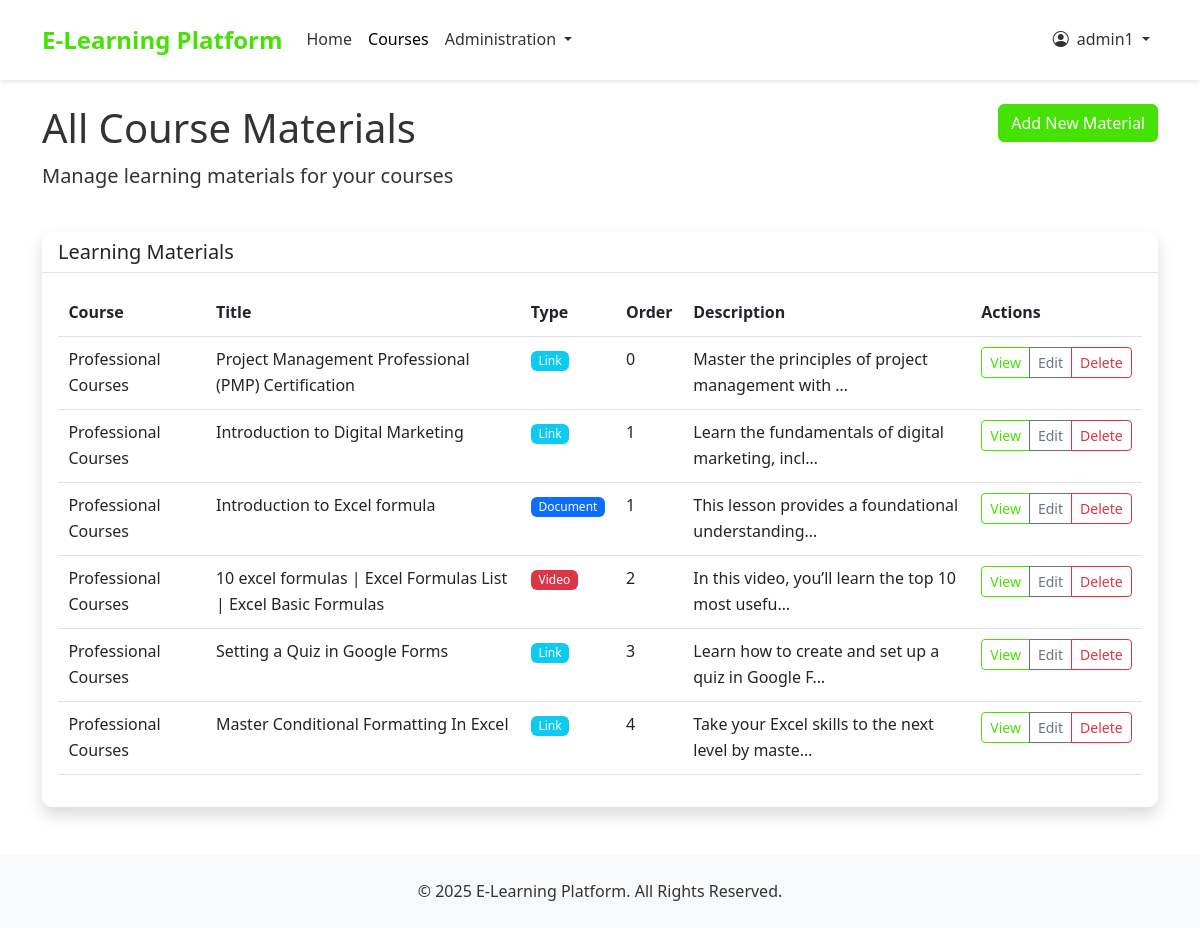
The app's page /courses/materials/ (signed in), older data.
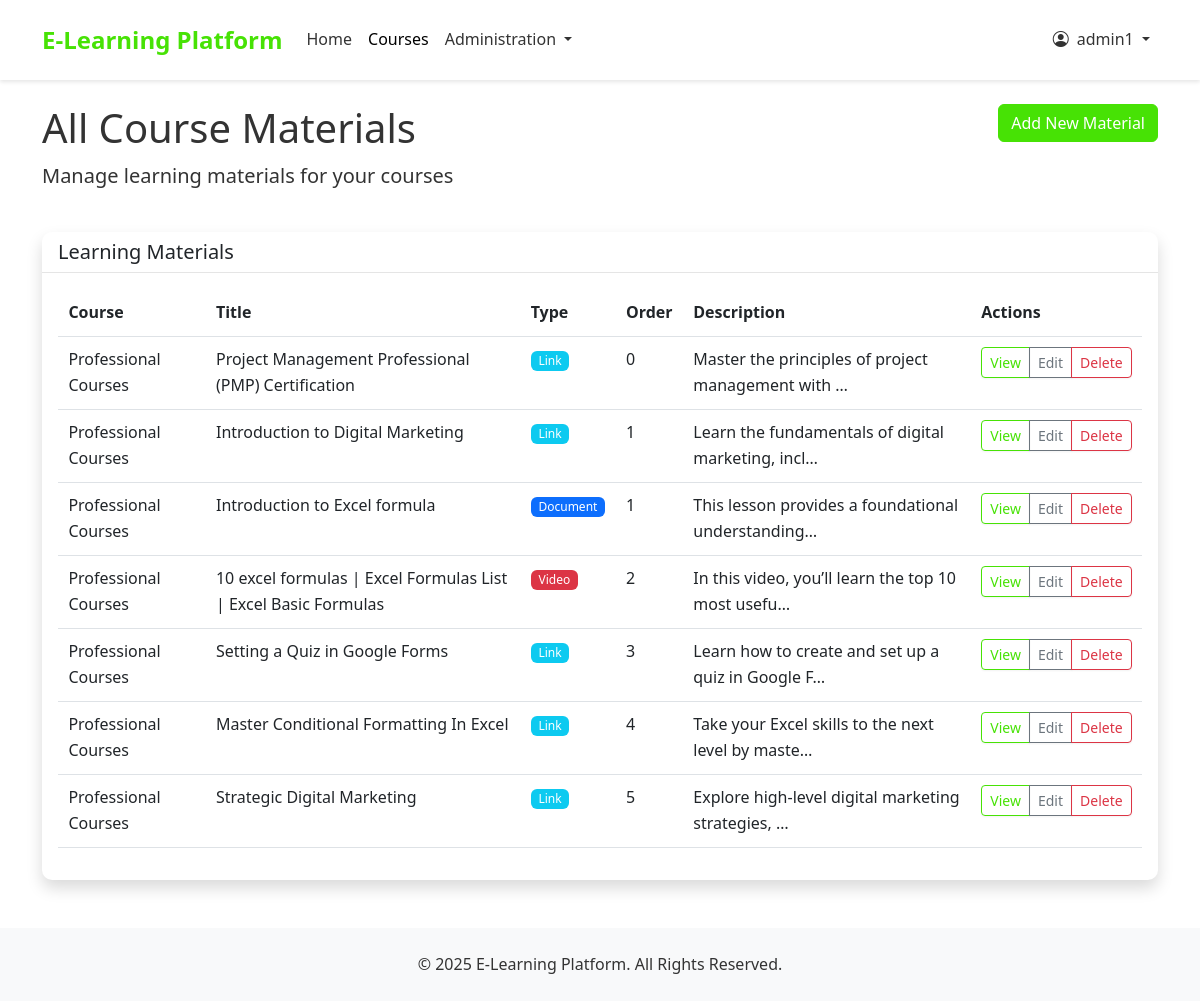
The same page, newer data.
### courses/models.py (models this page shows, shortened)
class CourseMaterial(models.Model):
    MATERIAL_TYPES = (
        ('document', 'Document'),
        ('video', 'Video'),
        ('image', 'Image'),
        ('link', 'External Link'),
    )
    course = models.ForeignKey(Course, on_delete=models.CASCADE, related_name='materials')
    title = models.CharField(max_length=200)
    description = models.TextField(blank=True, null=True)
    material_type = models.CharField(max_length=20, choices=MATERIAL_TYPES)
    file = models.FileField(upload_to='course_materials/', null=True, blank=True)
    external_url = models.URLField(null=True, blank=True)
    created_at = models.DateTimeField(auto_now_add=True)
    order = models.PositiveIntegerField(default=0)
    class Meta:
        ordering = ['order']

class Course(models.Model):
    title = models.CharField(max_length=200)
    slug = models.SlugField(max_length=200, unique=True, blank=True)
    description = models.TextField()
    overview = models.TextField(blank=True, null=True)
    placement_test_price = models.DecimalField(max_digits=6, decimal_places=2)
    is_active = models.BooleanField(default=True)
    created_at = models.DateTimeField(auto_now_add=True)
    updated_at = models.DateTimeField(auto_now=True)

### courses/views.py (the view, shortened to what this page needs)
# urls.py: path('materials/', views.material_list, name='material_list'),
@login_required
@user_passes_test(is_teacher_or_admin)
def material_list(request, course_id=None):
    if course_id:
        course = get_object_or_404(Course, id=course_id)
        materials = CourseMaterial.objects.filter(course=course).order_by('order', 'title')
        title = f"Materials for {course.title}"
    else:
        if request.user.is_staff or request.user.is_superuser:
            materials = CourseMaterial.objects.all().order_by('course__title', 'order', 'title')
        title = "All Course Materials"
        course = None
    context = {
        'materials': materials,
        'title': title,
        'course': course
    }
    return render(request, 'courses/material_list.html', context)

### courses/views.py (called while the page is built)
def is_teacher_or_admin(user):
    return user.user_type == 'teacher' or user.is_staff or user.is_superuser

### templates/courses/material_list.html (shortened to what this page needs)
{% extends 'base.html' %}
{% block content %}
<div class="row mb-4">
    <div class="col-md-8">
        <h1>{{ title }}</h1>
        <p class="lead">Manage learning materials for your courses</p>
    </div>
    <div class="col-md-4 text-end">
        {% if course %}
            <a href="{% url 'material_create_for_course' course.id %}" class="btn btn-primary">Add New Material</a>
            <a href="{% url 'teacher_course_management' course.slug %}" class="btn btn-outline-secondary">Back to Course</a>
        {% else %}
            <a href="{% url 'material_create' %}" class="btn btn-primary">Add New Material</a>
        {% endif %}
    </div>
</div>
<div class="row">
    <div class="col-12">
        <div class="card shadow">
            <div class="card-header bg-white">
                <h5 class="mb-0">Learning Materials</h5>
            </div>
            <div class="card-body">
                {% if materials %}
                    <div class="table-responsive">
                        <table class="table">
                            <thead>
                                <tr>
                                    {% if not course %}
                                        <th>Course</th>
                                    {% endif %}
                                    <th>Title</th>
                                    <th>Type</th>
                                    <th>Order</th>
                                    <th>Description</th>
                                    <th>Actions</th>
                                </tr>
                            </thead>
                            <tbody>
                                {% for material in materials %}
                                    <tr>
                                        {% if not course %}
                                            <td>{{ material.course.title }}</td>
                                        {% endif %}
                                        <td>{{ material.title }}</td>
                                        <td>
                                            <span class="badge
                                                {% if material.material_type == 'document' %}bg-primary
                                                {% elif material.material_type == 'video' %}bg-danger
                                                {% elif material.material_type == 'image' %}bg-success
                                                {% else %}bg-info{% endif %}">
                                                {{ material.material_type|title }}
                                            </span>
                                        </td>
                                        <td>{{ material.order }}</td>
                                        <td>{{ material.description|truncatechars:50 }}</td>
                                        <td>
                                            <div class="btn-group">
                                                {% if material.material_type == 'link' %}
                                                    <a href="{{ material.external_url }}" target="_blank" class="btn btn-sm btn-outline-primary">View</a>
                                                {% elif material.file %}
                                                    <a href="{{ material.file.url }}" target="_blank" class="btn btn-sm btn-outline-primary">View</a>
                                                {% endif %}
                                                <a href="{% url 'material_update' material.id %}" class="btn btn-sm btn-outline-secondary">Edit</a>
                                                <a href="{% url 'material_delete' material.id %}" class="btn btn-sm btn-outline-danger">Delete</a>
                                            </div>
                                        </td>
                                    </tr>
                                {% endfor %}
                            </tbody>
                        </table>
                    </div>
                {% endif %}
            </div>
        </div>
    </div>
</div>
{% endblock %}

Row changes from the older to the newer data that the page shows:
added CourseMaterial: course "Professional Courses", title "Strategic Digital Marketing", material_type "Link", order "5", description "Explore high-level digital marketing strategies, …"
